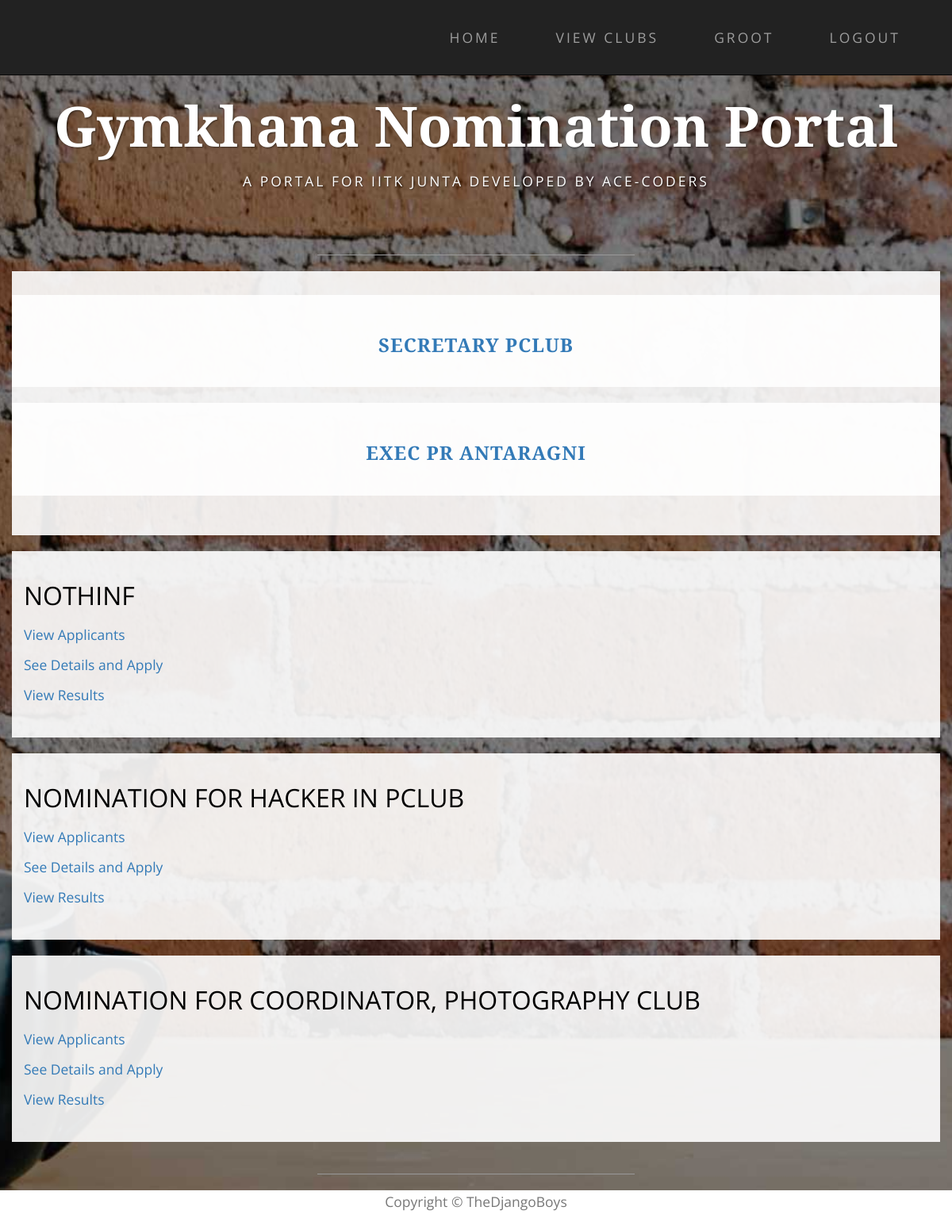
Screenshot of /nominations/ (signed in) with the database file from the repository.
### nomi/models.py (models this page shows, shortened)
class Post(models.Model):
    post_name = models.CharField(max_length=500, null=True)
    club = models.ForeignKey(Club, on_delete=models.CASCADE, null=True, blank=True)
    parent = models.ForeignKey('self', on_delete=models.CASCADE, null=True, blank=True)
    post_holders = models.ManyToManyField(User, blank=True)
    post_approvals = models.ManyToManyField('self', related_name='approvals', symmetrical=False, blank=True)
    status = models.CharField(max_length=50, choices=POST_STATUS, default='Post created')
    perms = models.CharField(max_length=200, choices=POST_PERMS, default='normal')
    class Meta:
        permissions = (("can approve the post", "can approve the post"),
                       ("can send nominations to users", "can send nominations to users"))

class Nomination(models.Model):
    name = models.CharField(max_length=200)
    description = models.TextField(max_length=1000, null=True, blank=True)
    nomi_post = models.ForeignKey(Post, null=True)
    nomi_form = models.OneToOneField('forms.Questionnaire', null=True, blank=True)
    status = models.CharField(max_length=50, choices=STATUS, default='Nomination created')
    nomi_approvals = models.ManyToManyField(Post, related_name='nomi_approvals', symmetrical=False, blank=True)
    opening_date = models.DateField(null=True, blank=True)
    closing_date = models.DateField(null=True, blank=True, editable=True)
    year_choice = models.CharField(max_length=100, choices=YEAR_1, null=True)
    hall_choice = models.CharField(max_length=100, choices=HALL_1, null=True)
    dept_choice = models.CharField(max_length=100, choices=DEPT_1, null=True)

### nomi/views.py (the view)
@login_required
def index(request):
    nominations = Nomination.objects.filter(status='Nomination out')
    all_nominations = nominations[::-1]
    posts = Post.objects.filter(post_holders=request.user)
    clubs = Club.objects.filter(club_members=request.user)
    username = UserProfile.objects.get(user=request.user)
    return render(request, 'index.html', context={'all_nominations': all_nominations, 'posts': posts,
                                                  'clubs': clubs, 'username': username})

### nomi/templates/index.html (shortened to what this page needs)
{% extends 'base.html' %}
{% load staticfiles %}
{% block content %}
       <div class="container box">
            {% if posts %}
            {% for post in posts %}
                 <div class="row box">
                    <h3 class="text-center"><a href="{% url 'post_view' post.pk %}" >{{post.post_name}}</a></h3>
                 </div>
            {% endfor %}
            {% endif %}
        </div>
        <div class="container">
        {% if user.is_authenticated %}
            {% for nomi in all_nominations %}
            {% if nomi.year_choice == username.year or nomi.year_choice == 'All' or perms.nomi.admin %}
                {% if nomi.hall_choice == username.hall or nomi.hall_choice == 'All' or perms.nomi.admin %}
                    {% if nomi.dept_choice == username.department or nomi.dept_choice == 'All' or perms.nomi.admin %}
                        <div class="row box">
                            <p style="font-size: xx-large">{{ nomi.name.upper }}</p>
                                        <p><a href="{% url 'applicants' nomi.pk %}">View Applicants</a></p>
                            {% if not perms.nomi.admin %}
                                        <p><a href="{% url 'nomi_apply' nomi.pk %}">See Details and Apply</a></p>
                            {% endif %}
                                <p><a href="{% url 'result' nomi.pk %}">View Results</a></p>
                        </div>
                    {% endif %}
                {% endif %}
            {% endif %}
            {% endfor %}
        {% endif %}
        </div>
    {% endblock %}

### nomi/templates/base.html (shortened to what this page needs)
<!DOCTYPE html>
<html lang="en">
{% load staticfiles %}
<head>
    <link href="{% static 'nomi/css/bootstrap.min.css' %}" rel="stylesheet">
    <link href="{% static 'nomi/css/business-casual.css' %}" rel="stylesheet">
</head>
<body>
 {% block navigation %}
    <nav id="mainNav" class="navbar navbar-inverse navbar-custom navbar-fixed-top">
        <div class="container">
            <div class="collapse navbar-collapse" id="bs-example-navbar-collapse-1">
                 <ul class="nav navbar-nav navbar-right">
                    <li><a href="{% url 'index' %}">Home</a></li>
                    {% if user.is_authenticated %}
                     <li><a href="{% url 'club_list' %}">View Clubs</a></li>
                     <li><a href="{% url 'profile' %}" >{{user.get_username}}</a></li>
                     <li><a href="{% url 'logout' %}?next={% url 'index' %}">Logout</a></li>
                    {% else %}
                        <li><a href="{% url 'login' %}?next={{request.path}}">Login</a></li>
                     {% endif %}
                 </ul>
            </div>
        </div>
    </nav>
 {% endblock %}
 {% block heading %}
    <div class="brand main">Gymkhana Nomination Portal</div>
    <div class="address-bar">A PORTAL FOR IITK JUNTA DEVELOPED BY ACE-CODERS</div>
    <br>
    <hr>
 {% endblock %}
    {% block content %}
    {% endblock %}
    <hr>
    <div class="col-lg-12 text-center " style="background:white;height:40px">
        <p class="text-muted">Copyright &copy; TheDjangoBoys</p>
    </div>
</body>

### nomi/static/nomi/css/business-casual.css (style rules this page uses)
body { font-family: "Open Sans","Helvetica Neue",Helvetica,Arial,sans-serif; background: url('../img/bg.jpg') no-repeat center center fixed; -webkit-background-size: cover; -moz-background-size: cover; background-size: cover; -o-background-size: cover; }
h1, h2, h3, h4, h5, h6 { text-transform: uppercase; font-family: "Josefin Slab","Helvetica Neue",Helvetica,Arial,sans-serif; font-weight: 700; letter-spacing: 1px; }
p { font-size: 1.25em; line-height: 1.6; color: #000; }
hr { max-width: 400px; border-color: #999999; }
.brand, .address-bar { display: none; }
.navbar-nav { text-transform: uppercase; font-weight: 400; letter-spacing: 3px; }
.box { margin-bottom: 20px; padding: 30px 15px; background: #fff; background: rgba(255,255,255,0.9); }
@media screen and (min-width:768px) { .brand { display: inherit; margin: 0; padding: 30px 0 10px; text-align: center; text-shadow: 1px 1px 2px rgba(0,0,0,0.5); font-family: "Josefin Slab","Helvetica Neue",Helvetica,Arial,sans-serif; font-size: 5em; font-weight: 700; line-height: normal; color: #fff; } }
@media screen and (min-width:768px) { .address-bar { display: inherit; margin: 0; padding: 0 0 40px; text-align: center; text-shadow: 1px 1px 2px rgba(0,0,0,0.5); text-transform: uppercase; font-size: 1.25em; font-weight: 400; letter-spacing: 3px; color: #fff; } }
@media screen and (min-width:768px) { .navbar { border-radius: 0; } }
@media screen and (min-width:768px) { .navbar { min-height: 0; } }
@media screen and (min-width:768px) { .nav>li>a { padding: 35px; } }
@media screen and (min-width:768px) { .navbar-nav>li>a { line-height: normal; } }
@media screen and (min-width:768px) { .navbar-nav { display: table; float: none; margin: 0 auto; table-layout: fixed; font-size: 1.25em; } }
@media screen and (min-width:1200px) { .box:after { content: ''; display: table; clear: both; } }

### rows the page displays
Post: post_name "SECRETARY PCLUB"
Post: post_name "EXEC PR ANTARAGNI"
Nomination: name "NOTHINF"
Nomination: name "NOMINATION FOR HACKER IN PCLUB"
Nomination: name "NOMINATION FOR COORDINATOR, PHOTOGRAPHY CLUB"

### other values shown
{{ user.get_username }} "GROOT"
